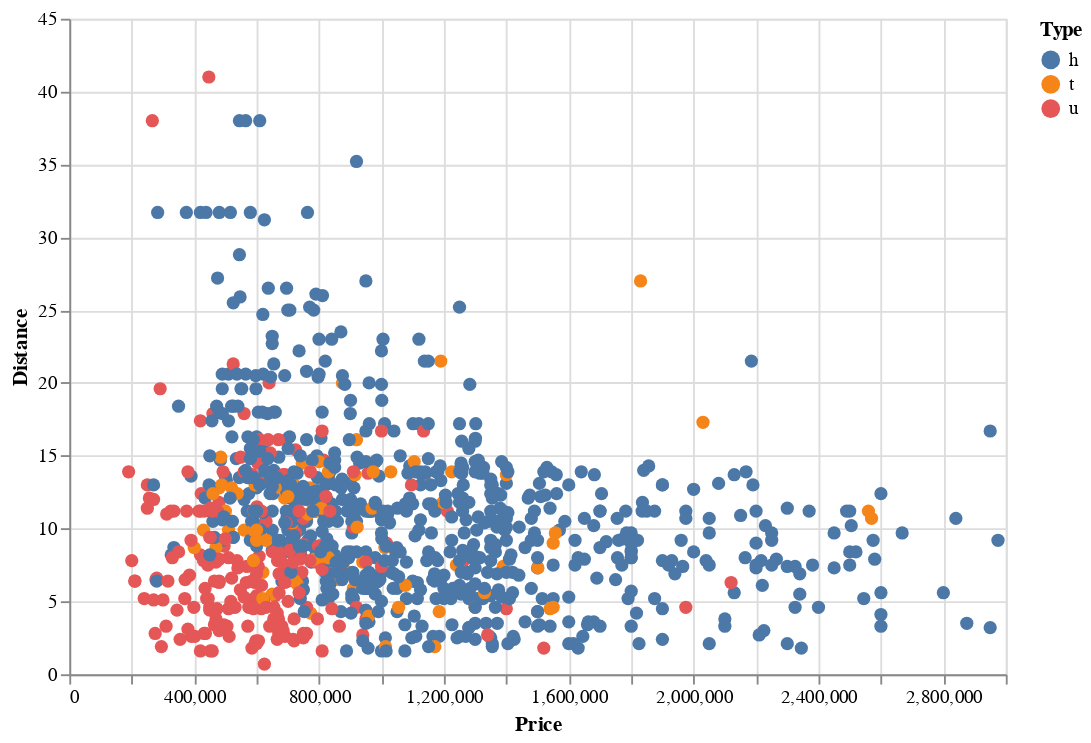

This figure's notebook cell:
### Code cell
alt.Chart(df).mark_circle(size=50).encode(
   x='Price',
   y='Distance',
   color='Type',
   opacity=alt.condition(selection, alt.value(1), alt.value(0.1))
).properties(
   height=350, width=500
).add_selection(
   selection
)

### Figure 1 — Vega-Lite specification as saved in the notebook (floating-point values rounded to 4 significant figures; data arrays with more than 128 entries replaced by an {"elided": "..."} marker saying what was removed)
{"config": {"view": {"continuousWidth": 400, "continuousHeight": 300}}, "data": {"name": "data-3aca429d2dcf69bfce9096daadd8dc7f"}, "mark": {"type": "circle", "size": 50}, "encoding": {"color": {"type": "nominal", "field": "Type"}, "opacity": {"condition": {"value": 1, "selection": "selector001"}, "value": 0.1}, "x": {"type": "quantitative", "field": "Price"}, "y": {"type": "quantitative", "field": "Distance"}}, "height": 350, "selection": {"selector001": {"type": "multi", "fields": ["Type"], "bind": "legend"}}, "width": 500, "$schema": "https://vega.github.io/schema/vega-lite/v4.8.1.json", "datasets": {"data-3aca429d2dcf69bfce9096daadd8dc7f": {"elided": "1000 records"}}}
